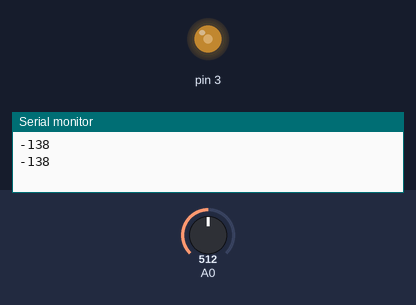
The sketch below on a simulated Arduino Uno, built with avr-gcc and run on an emulated ATmega328P. Shown: output pins drawn as LEDs (lit = HIGH), the last lines printed to the serial monitor. Inputs (shaded band) come from the test bench; at power-on: A0 = 512.

Above: at 1.8 s.
1.9 s: A0 set to 306
At 3.2 s:
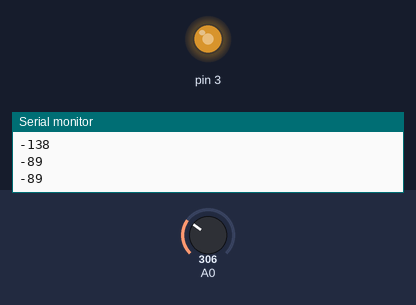
3.5 s: A0 set to 122
At 4.9 s:
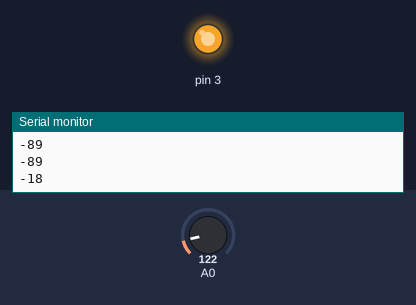
Timing chart, 0 to 6.5 s (numbered marks = the images above; inputs shaded):
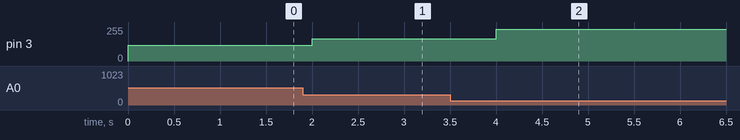

The sketch:

PHotoResistor.ino
```cpp
void setup() {
  Serial.begin(9600);

}

void loop() {
  int luz =  analogRead(A0);
  int led = ((luz)%255);
  Serial.println(led - 140);
  analogWrite(3, led - 140);
  delay(1000);

}
```

Measured:
- after the input at 1.9 s, pin 3: 118/255 → 167/255 after 0.10 s
- after the input at 3.5 s, pin 3: 167/255 → 238/255 after 0.50 s
